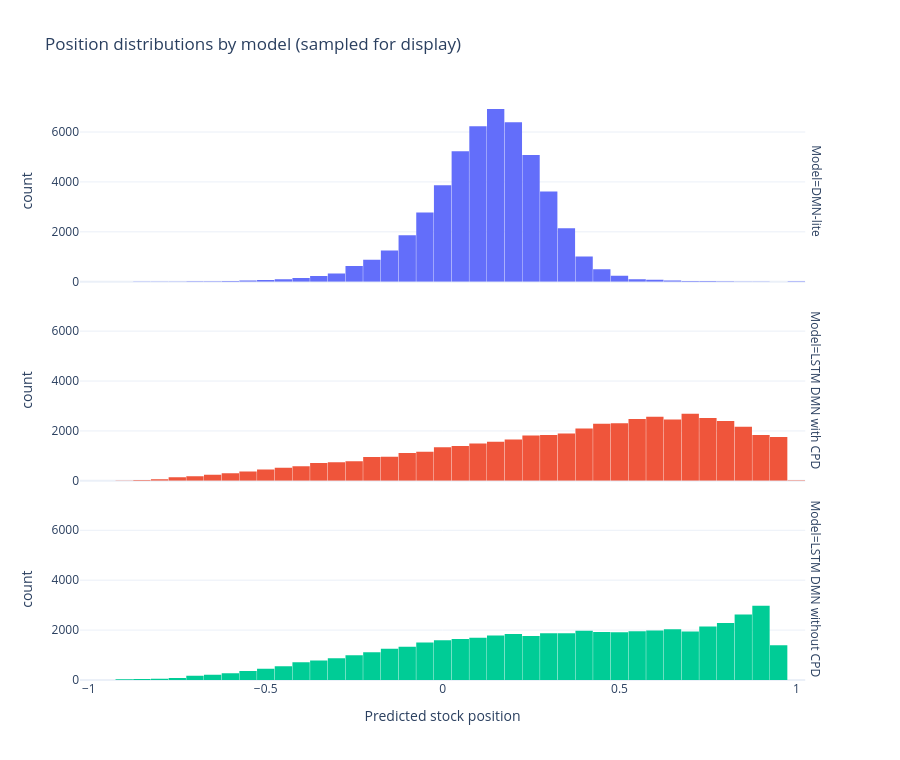

Notebook source saved alongside this figure:
### Code cell
fig = px.histogram(
    position_sample,
    x="position",
    color="model",
    facet_row="model",
    nbins=80,
    title="Position distributions by model (sampled for display)",
    labels={"position": "Predicted stock position", "model": "Model"},
)
fig.update_layout(template=PLOT_TEMPLATE, height=760, bargap=0.02, showlegend=False)
fig.show()

### Figure 1 — Plotly figure (JSON) as saved in the notebook; plotly's stock layout.template omitted (floating-point values rounded to 4 significant figures; data arrays with more than 128 entries replaced by an {"elided": "..."} marker saying what was removed)
{"data": [{"bingroup": "x", "hovertemplate": "Model=DMN-lite<br>Predicted stock position=%{x}<br>count=%{y}<extra></extra>", "legendgroup": "DMN-lite", "marker": {"color": "#636efa", "pattern": {"shape": ""}}, "name": "DMN-lite", "nbinsx": 80, "orientation": "v", "showlegend": true, "type": "histogram", "x": {"elided": "50000 float values"}, "xaxis": "x3", "yaxis": "y3"}, {"bingroup": "x", "hovertemplate": "Model=LSTM DMN with CPD<br>Predicted stock position=%{x}<br>count=%{y}<extra></extra>", "legendgroup": "LSTM DMN with CPD", "marker": {"color": "#EF553B", "pattern": {"shape": ""}}, "name": "LSTM DMN with CPD", "nbinsx": 80, "orientation": "v", "showlegend": true, "type": "histogram", "x": {"elided": "50000 float values"}, "xaxis": "x2", "yaxis": "y2"}, {"bingroup": "x", "hovertemplate": "Model=LSTM DMN without CPD<br>Predicted stock position=%{x}<br>count=%{y}<extra></extra>", "legendgroup": "LSTM DMN without CPD", "marker": {"color": "#00cc96", "pattern": {"shape": ""}}, "name": "LSTM DMN without CPD", "nbinsx": 80, "orientation": "v", "showlegend": true, "type": "histogram", "x": {"elided": "50000 float values"}, "xaxis": "x", "yaxis": "y"}], "layout": {"annotations": [{"font": {}, "showarrow": false, "text": "Model=LSTM DMN without CPD", "textangle": 90, "x": 0.98, "xanchor": "left", "xref": "paper", "y": 0.1567, "yanchor": "middle", "yref": "paper"}, {"font": {}, "showarrow": false, "text": "Model=LSTM DMN with CPD", "textangle": 90, "x": 0.98, "xanchor": "left", "xref": "paper", "y": 0.5, "yanchor": "middle", "yref": "paper"}, {"font": {}, "showarrow": false, "text": "Model=DMN-lite", "textangle": 90, "x": 0.98, "xanchor": "left", "xref": "paper", "y": 0.8433, "yanchor": "middle", "yref": "paper"}], "bargap": 0.02, "barmode": "relative", "height": 760, "legend": {"title": {"text": "Model"}, "tracegroupgap": 0}, "showlegend": false, "title": {"text": "Position distributions by model (sampled for display)"}, "xaxis": {"anchor": "y", "domain": [0.0, 0.98], "title": {"text": "Predicted stock position"}}, "xaxis2": {"anchor": "y2", "domain": [0.0, 0.98], "matches": "x", "showticklabels": false}, "xaxis3": {"anchor": "y3", "domain": [0.0, 0.98], "matches": "x", "showticklabels": false}, "yaxis": {"anchor": "x", "domain": [0.0, 0.3133], "title": {"text": "count"}}, "yaxis2": {"anchor": "x2", "domain": [0.3433, 0.6567], "matches": "y", "title": {"text": "count"}}, "yaxis3": {"anchor": "x3", "domain": [0.6867, 1.0], "matches": "y", "title": {"text": "count"}}}}
